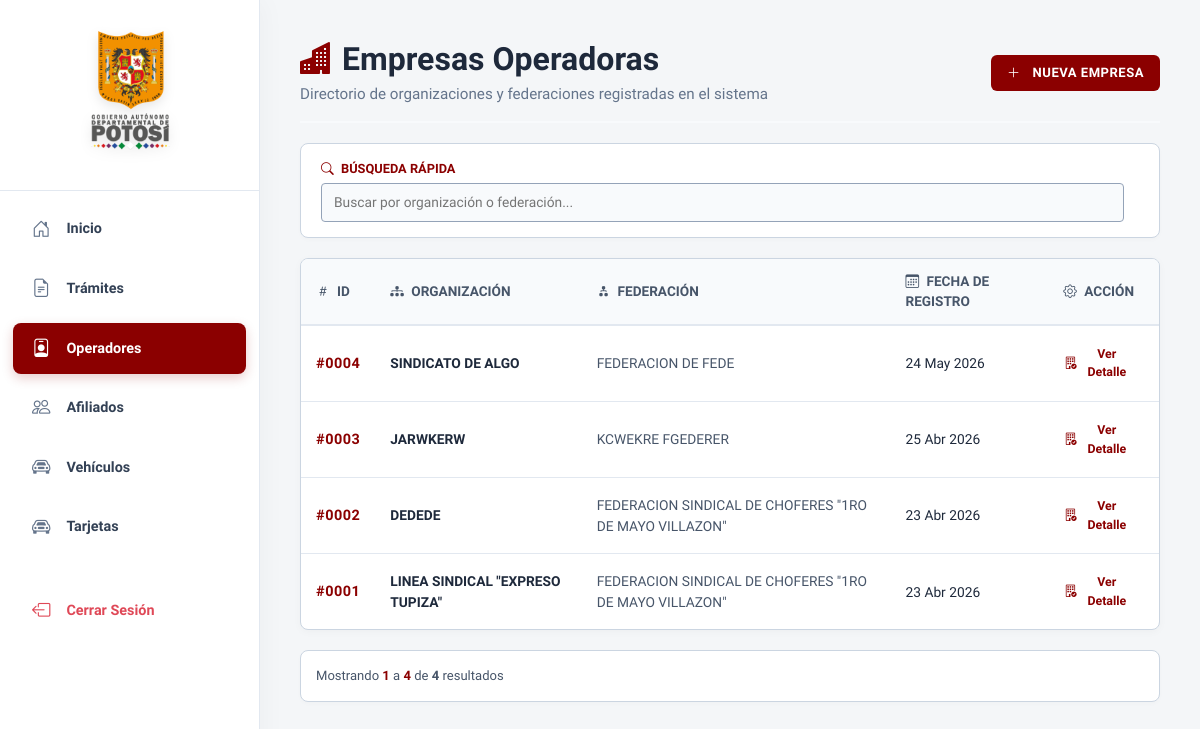
The app's page /operadores/ (signed in) with its own data.
### apps/operador/models.py (models this page shows, shortened)
class Operador(models.Model):
    organizacion = models.ForeignKey(
        'Organizacion',
        on_delete=models.PROTECT,
        related_name='operador_organizacion'
    )
    federacion = models.ForeignKey(
        'Federacion',
        on_delete=models.PROTECT,
        related_name='operador_federacion'
    )
    fecha_registro = models.DateTimeField(auto_now_add=True)

class Organizacion(models.Model):
    nombre = models.CharField(max_length=500)
    fecha_registro = models.DateTimeField(auto_now_add=True)
    def __str__(self):
        return self.nombre

class Federacion(models.Model):
    nombre = models.CharField(max_length=500)
    fecha_registro = models.DateTimeField(auto_now_add=True)
    def __str__(self):
        return self.nombre

### apps/operador/views.py (the view, shortened to what this page needs)
# urls.py: path('operadores/', views.lista_operadores, name='lista_operadores'),
@login_required
@user_passes_test(es_admin, login_url='/', redirect_field_name=None)
def lista_operadores(request: HttpRequest) -> HttpResponse:
    q = request.GET.get('q', '').strip()
    try:
        operadores_list = Operador.objects.select_related('organizacion', 'federacion').all().order_by('-fecha_registro')
        if q:
            filtros = Q(organizacion__nombre__icontains=q) | Q(federacion__nombre__icontains=q)
            operadores_list = operadores_list.filter(filtros)
        paginator = Paginator(operadores_list, 10)
        page_number = request.GET.get('page')
        operadores = paginator.get_page(page_number)
    except DatabaseError as e:
        logger.error(f"Error de base de datos en lista_operadores: {e}")
        messages.error(request, "Ocurrió un error al cargar la lista de operadores.")
        operadores = []
    form_operador = NuevoOperadorForm()
    form_organizacion = OrganizacionForm()
    form_federacion = FederacionForm()
    contexto = {
        'operadores': operadores,
        'q': q,
        'form_operador': form_operador,
        'form_organizacion': form_organizacion,
        'form_federacion': form_federacion,
    }
    if request.headers.get('x-requested-with') == 'XMLHttpRequest':
        return render(request, 'operador/parcial_tabla.html', contexto)
    return render(request, 'operador/lista.html', contexto)

### apps/operador/forms.py
class NuevoOperadorForm(BootstrapFormMixin, forms.ModelForm):
    class Meta:
        model = Operador
        fields = ['organizacion', 'federacion']
        labels = {
            'organizacion': 'Organización a la que pertenece',
            'federacion': 'Federación asociada',
        }

class OrganizacionForm(BootstrapFormMixin, forms.ModelForm):
    class Meta:
        model = Organizacion
        fields = ['nombre']
        labels = {
            'nombre': 'Nombre de la Organización',
        }
        widgets = {
            'nombre': forms.TextInput(
                attrs={'placeholder': 'Ej. Sindicato 1ro de Mayo, Cooperativa San Cristóbal...'}
            ),
        }

### apps/usuario/permisos.py (called while the page is built)
def es_admin(user):
    return user.is_authenticated and user.rol in ['sa', 'a']

### templates/operador/lista.html (shortened to what this page needs)
{% extends 'base.html' %}
{% block content %}
<div>
    <div class="header-pagina">
        <div>
            <h2 class="titulo-principal">
                <i class="bi bi-buildings-fill" style="color: var(--color-principal);" aria-hidden="true"></i> Empresas Operadoras
            </h2>
            <p class="subtitulo-principal">Directorio de organizaciones y federaciones registradas en el sistema</p>
        </div>
        {% if user.rol == 'a' or user.rol == 'sa' %}
            <button type="button" class="btn-custom btn-principal" onclick="document.getElementById('modalOperador').showModal()">
                <i class="bi bi-plus-lg me-1" aria-hidden="true"></i> Nueva Empresa
            </button>
        {% endif %}
    </div>
    <div class="panel-filtros">
        <form id="searchForm" class="flex-filtros" onsubmit="event.preventDefault();">
            <div class="form-group form-group-busqueda">
                <label for="q"><i class="bi bi-search me-1" aria-hidden="true"></i> Búsqueda Rápida</label>
                <input type="text" id="q" name="q" value="{{ q }}" placeholder="Buscar por organización o federación..." autocomplete="off">
            </div>
        </form>
    </div>
    <div id="resultados-tabla" aria-live="polite">
        {% include 'operador/parcial_tabla.html' %}
    </div>
</div>
{% endblock %}

### templates/operador/parcial_tabla.html (shortened to what this page needs)
<div class="tabla-contenedor">
    <table class="tabla-moderna" aria-label="Lista de operadores">
        <thead>
            <tr>
                <th scope="col"><i class="bi bi-hash me-1" aria-hidden="true"></i> ID</th>
                <th scope="col"><i class="bi bi-diagram-3-fill me-1" aria-hidden="true"></i> Organización</th>
                <th scope="col"><i class="bi bi-diagram-2-fill me-1" aria-hidden="true"></i> Federación</th>
                <th scope="col"><i class="bi bi-calendar3 me-1" aria-hidden="true"></i> Fecha de Registro</th>
                <th scope="col" style="text-align: center;"><i class="bi bi-gear me-1" aria-hidden="true"></i> Acción</th>
            </tr>
        </thead>
        <tbody>
            {% for operador in operadores %}
            <tr>
                <td>
                    <strong style="color: var(--color-principal); font-size: 1.05em; letter-spacing: 0.5px;">
                        #{{ operador.id|stringformat:"04d" }}
                    </strong>
                </td>
                <td style="font-weight: 700; color: var(--color-texto);">
                    {{ operador.organizacion.nombre|upper }}
                </td>
                <td style="color: #475569; font-weight: 500;">
                    {{ operador.federacion.nombre|upper }}
                </td>
                <td>
                    {{ operador.fecha_registro|date:"d M Y" }}
                </td>
                <td style="text-align: center;">
                    <a href="{% url 'operador:detalle_operador' operador.id %}" class="link-custom" aria-label="Ver detalle del operador {{ operador.organizacion.nombre }}">
                        <i class="bi bi-building-check" aria-hidden="true"></i> Ver Detalle
                    </a>
                </td>
            </tr>
            {% empty %}
            <tr>
                <td colspan="5" style="text-align: center; padding: 40px; color: #94a3b8;">
                    <i class="bi bi-buildings fs-2 d-block mb-2" aria-hidden="true"></i> No se encontraron operadores con los criterios de búsqueda.
                </td>
            </tr>
            {% endfor %}
        </tbody>
    </table>
</div>
<div class="paginacion-container">
    <div aria-live="polite">
        Mostrando <strong style="color: var(--color-principal);">{{ operadores.start_index|default:"0" }}</strong> a <strong style="color: var(--color-principal);">{{ operadores.end_index|default:"0" }}</strong> de <strong>{{ operadores.paginator.count|default:"0" }}</strong> resultados
    </div>
</div>

### templates/base.html (style rules this page uses)
:root { --primary: #8b0000; --primary-dark: #660000; --secondary: #c5a059; --tertiary: #c5a059; --bg-body: #f4f6f8; --bg-sidebar: #ffffff; --bg-surface: #ffffff; --text-main: #334155; --text-muted: #64748b; --border-color: #e2e8f0; --white: #ffffff; }
body { background-color: var(--bg-body); font-family: 'Plus Jakarta Sans', sans-serif; font-size: 14.5px; color: var(--text-main); min-height: 100vh; }

### templates/operador/lista.html (style rules this page uses)
:root { --color-principal: #8b0000; --color-hover: #6a0000; --color-texto: #1e293b; --color-borde: #cbd5e1; --bg-suave: #f8fafc; }
.header-pagina { display: flex; justify-content: space-between; align-items: center; margin-bottom: 20px; padding-bottom: 15px; border-bottom: 2px solid var(--bg-suave); }
.titulo-principal { color: var(--color-texto); font-weight: 800; margin: 0; display: flex; align-items: center; gap: 10px; }
.subtitulo-principal { color: #64748b; margin: 5px 0 0 0; font-size: 0.95rem; }
.btn-custom { padding: 8px 16px; border: none; border-radius: 6px; cursor: pointer; font-weight: 700; font-size: 0.9em; display: inline-flex; align-items: center; justify-content: center; gap: 8px; transition: all 0.2s; text-transform: uppercase; letter-spacing: 0.5px; text-decoration: none; }
.btn-principal { background-color: var(--color-principal); color: white; }
.panel-filtros { background-color: white; border: 1px solid var(--color-borde); border-radius: 8px; padding: 15px 20px; margin-bottom: 20px; box-shadow: 0 2px 4px rgba(0,0,0,0.02); }
.flex-filtros { display: flex; gap: 15px; align-items: flex-end; flex-wrap: wrap; }
.form-group { display: flex; flex-direction: column; }
.form-group-busqueda { flex: 1; min-width: 250px; }
.form-group label { font-size: 0.8rem; font-weight: 700; color: var(--color-principal); margin-bottom: 5px; text-transform: uppercase; }
.form-group input { width: 100%; padding: 8px 12px; border: 1px solid #94a3b8; border-radius: 4px; background-color: var(--bg-suave); color: var(--color-texto); font-size: 0.95em; transition: border-color 0.2s; box-sizing: border-box; }

### templates/operador/parcial_tabla.html (style rules this page uses)
:root { --color-principal: #8b0000; --color-hover: #6a0000; --color-texto: #1e293b; --color-borde: #cbd5e1; --bg-suave: #f8fafc; }
.tabla-contenedor { background: white; border: 1px solid var(--color-borde); border-radius: 8px; overflow: hidden; box-shadow: 0 2px 8px rgba(0,0,0,0.03); margin-bottom: 20px; }
.tabla-moderna { width: 100%; border-collapse: collapse; text-align: left; }
.tabla-moderna th { background-color: var(--bg-suave); color: #475569; font-weight: 700; font-size: 0.85rem; text-transform: uppercase; padding: 12px 15px; border-bottom: 2px solid #e2e8f0; }
.tabla-moderna td { padding: 12px 15px; border-bottom: 1px solid #e2e8f0; color: var(--color-texto); font-size: 0.95em; vertical-align: middle; }
.tabla-moderna tbody tr { transition: background-color 0.2s; }
.tabla-moderna tbody tr:last-child td { border-bottom: none; }
.link-custom { color: var(--color-principal); text-decoration: none; font-weight: 700; font-size: 0.9em; display: inline-flex; align-items: center; gap: 4px; padding: 6px 10px; border-radius: 4px; transition: background-color 0.2s; border: 1px solid transparent; }
.paginacion-container { display: flex; justify-content: space-between; align-items: center; background: white; padding: 15px; border: 1px solid var(--color-borde); border-radius: 8px; font-size: 0.9em; color: #475569; box-shadow: 0 2px 4px rgba(0,0,0,0.02); }

### records on screen
Operador: id "0004", organizacion.nombre "SINDICATO DE ALGO", federacion.nombre "FEDERACION DE FEDE", fecha_registro "24 May 2026"
Operador: id "0003", organizacion.nombre "JARWKERW", federacion.nombre "KCWEKRE FGEDERER", fecha_registro "25 Abr 2026"
Operador: id "0002", organizacion.nombre "DEDEDE", federacion.nombre "FEDERACION SINDICAL DE CHOFERES \"1RO DE MAYO VILLAZON\"", fecha_registro "23 Abr 2026"
Operador: id "0001", organizacion.nombre "LINEA SINDICAL \"EXPRESO TUPIZA\"", federacion.nombre "FEDERACION SINDICAL DE CHOFERES \"1RO DE MAYO VILLAZON\"", fecha_registro "23 Abr 2026"

### other values on screen
{{ operadores.start_index|default:"0" }} "1"
{{ operadores.end_index|default:"0" }} "4"
{{ operadores.paginator.count|default:"0" }} "4"
